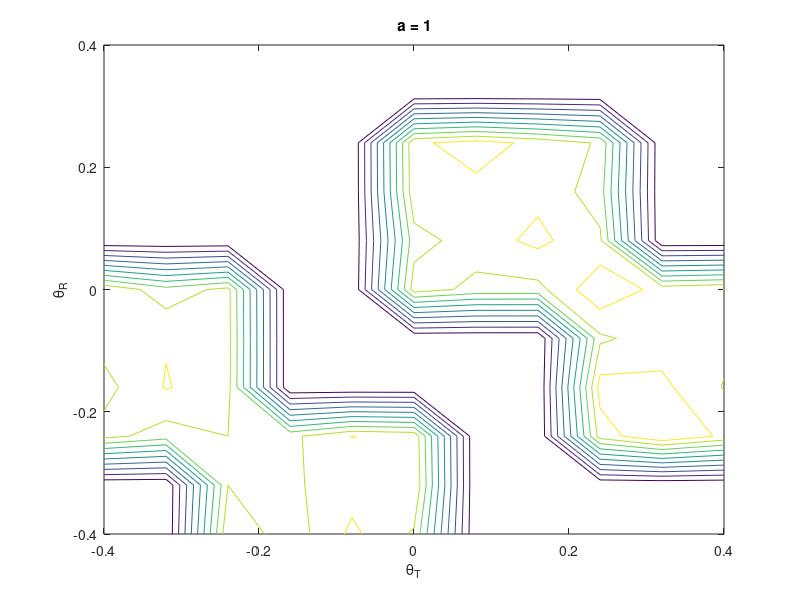

This chart was generated by the following MATLAB code:
%John Tran 25999001 FYP 2018
%E[|H_v(q,p)|^2] plots for flour clusters
clc
clear
close all

P = 11;
Q = 11;

x = linspace(-0.4,0.4,P);
y = linspace(-0.4,0.4,Q);

L = 200;

a= 1; %change a to get different plots

s = 1/16;

%initialising coordinates
Qc1 = [-3/16-s,-3/16+s]*Q*a*2;
Qc1 = round(Qc1);
Pc1 = [-1/16-s,-1/16+s]*P*a*2;
Pc1 = round(Pc1);

Qc2 = [1/16-s,1/16+s]*Q*a*2;
Qc2 = round(Qc2);
Pc2 = [1/16-s,1/16+s]*P*a*2;
Pc2 = round(Pc2);

Qc3 = [-1/16-s,-1/16+s]*Q*a*2;
Qc3 = round(Qc3);
Pc3 = [3/16-s,3/16+s]*P*a*2;
Pc3 = round(Pc3);

Qc4 = [-1/16-s,-1/16+s]*Q*a*2;
Qc4 = round(Qc4);
Pc4 = [-3/16-s,-3/16+s]*P*a*2;
Pc4 = round(Pc4);
%% Keeping the submatrices within the bounds of Hv
%cluster 1
for i= 1:2
if Qc1(i) <=-6
    Qc1(i) = -5;
end
if Pc1(i) <=-6
    Pc1(i) = -5;
end
end
if Qc1 == -5
    Qc1 = [0,5];
end

%cluster 2
for i= 1:2
if Qc2(i) >=6
    Qc2(i) = 5;
end
if Pc2(i) >=6
    Pc2(i) = 5;
end
end

%cluster 3
for i= 1:2
if Qc3(i) <=-6
    Qc3(i) = -5;
end
if Pc3(i) >=6
    Pc3(i) = 5;
end
end
if Pc3 == 5
    Pc3 = [-5,0];
end

%cluster 4
for i= 1:2
if Qc4(i) <=-6
    Qc4(i) = -5;
end
if Pc4(i) <=-6
    Pc4(i) = -5;
end
end
if Pc4 == -5
    Pc4 = [0,5];
end

%% Generating the contour plot
Hv = zeros(Q,P);

for i = Qc1(1):Qc1(2)
    for j = Pc1(1):Pc1(2)
      BL = -1+(1+1)*rand(1,L);
      BLp = mean(abs(BL).^2);
      Hv(i+6,j+6) = BLp;  
    end
end
for i = Qc2(1):Qc2(2)
    for j = Pc2(1):Pc2(2)
      BL = -1+(1+1)*rand(1,L);
      BLp = mean(abs(BL).^2);
      Hv(i+6,j+6) = BLp;  
    end
end
for i = Qc3(1):Qc3(2)
    for j = Pc3(1):Pc3(2)
      BL = -1+(1+1)*rand(1,L);
      BLp = mean(abs(BL).^2);
      Hv(i+6,j+6) = BLp;  
    end
end
for i = Qc4(1):Qc4(2)
    for j = Pc4(1):Pc4(2)
      BL = -1+(1+1)*rand(1,L);
      BLp = mean(abs(BL).^2);
      Hv(i+6,j+6) = BLp;  
    end
end

contour(x,y,Hv)
title(['a = ',num2str(a)])
xlabel('\theta_T')
ylabel('\theta_R')